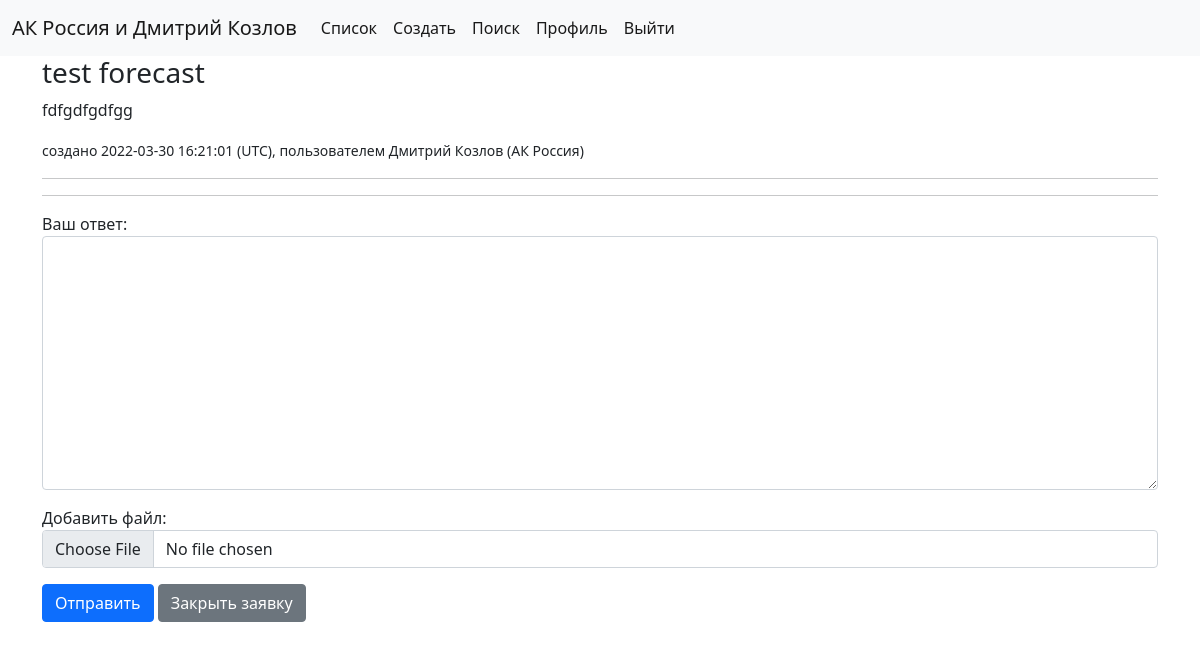
The app's page /6/ (signed in), older data.
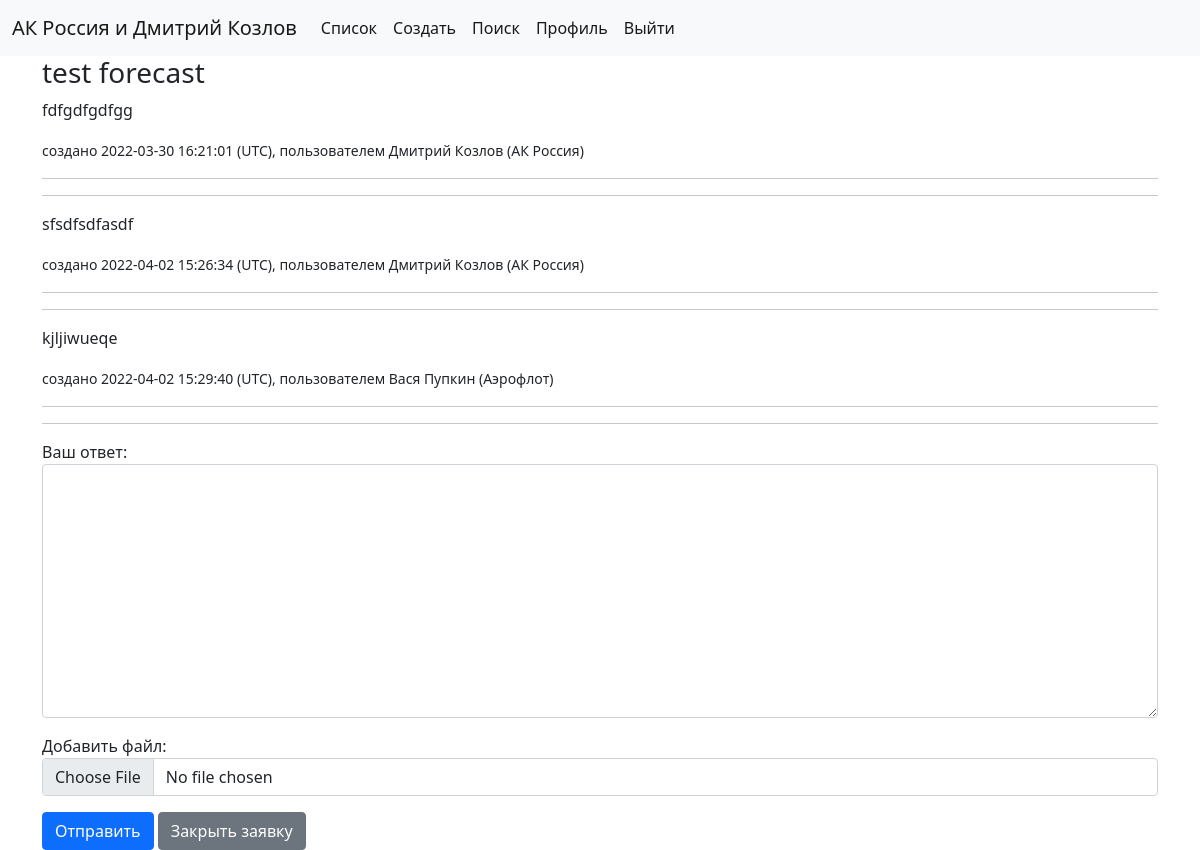
The same page, newer data.
### account/models.py (models this page shows, shortened)
class Profile(models.Model):
    user = models.OneToOneField(User, on_delete=models.CASCADE, related_name='profile')
    airline = models.ForeignKey(Airline, on_delete=models.CASCADE, null=True)

class Airline(models.Model):
    airline = models.CharField(max_length=255)
    def __str__(self):
        return self.airline

### cases/models.py (models this page shows, shortened)
class Case(models.Model):
    title = models.CharField(max_length=255)
    description = models.TextField()
    module = models.ForeignKey(AMOSModule, on_delete=models.CASCADE)
    docfile = models.FileField(upload_to=case_directory_path, blank=True, null=True)
    author = models.ForeignKey(User, on_delete=models.SET_NULL, blank=True, null=True)
    created = models.DateTimeField(auto_now_add=True)
    active = models.BooleanField(default=True)
    def timestamp(self):
        return self.created.strftime("%Y-%m-%d %H:%M:%S")

class Comment(models.Model):
    body = models.TextField()
    author = models.ForeignKey(User, on_delete=models.SET_NULL, blank=True, null=True)
    case = models.ForeignKey(Case, on_delete=models.CASCADE, related_name='comments')
    docfile = models.FileField(upload_to=case_directory_path, blank=True, null=True)
    created = models.DateTimeField(auto_now_add=True)
    def timestamp(self):
        return self.created.strftime("%Y-%m-%d %H:%M:%S")

### cases/views.py (the view, shortened to what this page needs)
# urls.py: path('<int:pk>/', CaseDetailView.as_view(), name='detail'),
class CaseDetailView(LoginRequiredMixin, View):
    template_name = 'cases/detail.html'
    def get(self, request, pk):
        case = get_object_or_404(Case.objects.select_related('module', 'author', 'author__profile', 'author__profile__airline'), pk=pk)
        comments = case.comments.select_related('author', 'author__profile', 'author__profile__airline').all()
        context = {
            'item': case,
            'comments': comments
        }
        if case.active:
            form = CommentForm()
            context['form'] = form
        return render(request, template_name=self.template_name, context=context)

### cases/forms.py (shortened to what this page needs)
class CommentForm(forms.ModelForm):
    class Meta:
        model = Comment
        fields = ['body', 'docfile']
        widgets = {
            'body': forms.Textarea(attrs={'class': 'form-control'}),
            'docfile': forms.FileInput(attrs={'class': 'form-control'}),
        }
        labels = {
            'body': 'Ваш ответ',
            'docfile': 'Добавить файл',
        }

### cases/templates/cases/detail.html (shortened to what this page needs)
{% extends "cases/base.html" %}
{% block content %}
<h3>{{ item.title }}{% if not item.active %} (Заявка закрыта){% endif %}</h3>
{% include 'cases/snippets/post.html' with item=item %}
{% for comment in comments.all %}
    {% include 'cases/snippets/post.html' with item=comment %}
{% endfor %}
<form method="post" enctype="multipart/form-data">
    {{ form.as_p }}
    {% if item.active %}
        <button type="submit" class="btn btn-primary">Отправить</button>
        {% if request.user == item.author %}
            <button type="submit" name="close-case" value="close" class="btn btn-secondary">Закрыть заявку</button>
        {% endif %}
    {% endif %}
</form>
{% endblock %}

### cases/templates/cases/base.html (shortened to what this page needs)
<!doctype html>
<html lang="en">
  <head>
    {% load static %}
    <link rel="stylesheet" href="{% static '/css/bootstrap.min.css' %}">
  </head>
  <body>
  <nav class="navbar navbar-expand-lg navbar-light bg-light">
  <div class="container-fluid">
    <a class="navbar-brand" href="#">{% if request.user.is_authenticated %}{{request.user.profile.airline }} и {{request.user.first_name}} {{request.user.last_name}}{% else %}АК Россия{% endif %}</a>
    <div class="collapse navbar-collapse" id="navbarSupportedContent">
      <ul class="navbar-nav me-auto mb-2 mb-lg-0">
        {% if request.user.is_authenticated %}
        <li class="nav-item">
          <a class="nav-link active" aria-current="page" href="{% url 'cases:list' %}">Список</a>
        </li>
        <li class="nav-item">
          <a class="nav-link active" aria-current="page" href="{% url 'cases:create' %}">Создать</a>
        </li>
        <li class="nav-item">
          <a class="nav-link active" aria-current="page" href="{% url 'cases:search' %}">Поиск</a>
        </li>
        <li class="nav-item">
          <a class="nav-link active" aria-current="page" href="{% url 'account:edit' %}">Профиль</a>
        </li>
        <li class="nav-item">
          <a class="nav-link active" aria-current="page" href="{% url 'account:logout' %}">Выйти</a>
        </li>
        {% else %}
        <li class="nav-item">
          <a class="nav-link active" aria-current="page" href="{% url 'account:login' %}">Логин</a>
        </li>
        {% endif %}
      </ul>
    </div>
  </div>
</nav>
<div class="container">
  {% block content %}{% endblock %}
</div>
  </body>
</html>

### cases/templates/cases/snippets/post.html (shortened to what this page needs)
<p>{% if item.description %}{{item.description }}{% else %}{{item.body}}{% endif %}</p>
<small>создано {{ item.timestamp }} (UTC), пользователем {{ item.author.first_name }} {{ item.author.last_name }} ({{ item.author.profile.airline }})</small>
<hr>
<hr>

Row changes from the older to the newer data that the page shows:
added Comment: body "sfsdfsdfasdf", timestamp "2022-04-02 15:26:34", author.first_name "Дмитрий", author.last_name "Козлов", author.profile.airline "АК Россия"
added Comment: body "kjljiwueqe", timestamp "2022-04-02 15:29:40", author.first_name "Вася", author.last_name "Пупкин", author.profile.airline "Аэрофлот"
